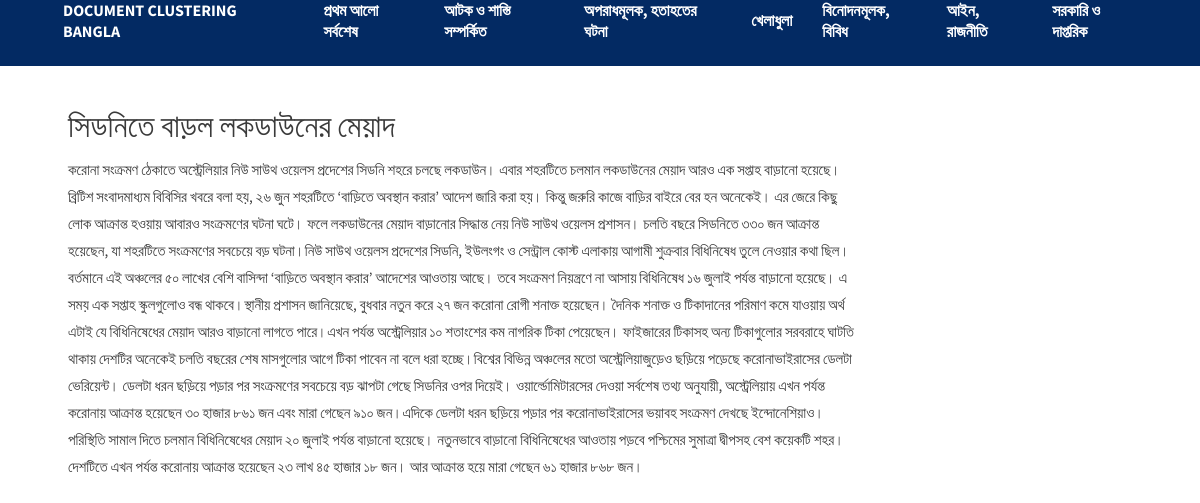
Page /particle/21 on the committed database.
### blog/models.py (models this page shows, shortened)
class Particle(models.Model):
    cluster = models.ForeignKey(Pcluster, on_delete=models.CASCADE)
    headline = models.CharField(max_length = 200, unique=True)
    content = models.CharField(max_length=2000,null=True, unique=True)

### blog/views.py (the view)
# urls.py: path('particle/<int:particle_id>', views.particle, name = "particle"),
def particle(request, particle_id):
    try:
        particle = Particle.objects.get(pk = particle_id)
        c = particle.cluster
        cl = Cluster.objects.get(cluster_no = c.cluster_no)
    except Particle.DoesNotExist :
        raise Http404("The Item Does not Exist")
    context = {'particle':particle,'cluster':cl}
    return render(request, 'particle.html', context)

### blog/templates/particle.html (shortened to what this page needs)
{% extends 'base.html' %}
{% block body %}
<div class="card-body col-lg-9">
    <div class="container">
        <div class="row" data-aos="fade-up">
            <h1>
                {{particle.headline}}
            </h1>
            <br><br>
            <p>
                {{particle.content}}
            </p>
        </div>
    </div>
</div>
<br>
<br>
{% endblock %}

### rows in the picture
Particle: headline "সিডনিতে বাড়ল লকডাউনের মেয়াদ", content "করোনা সংক্রমণ ঠেকাতে অস্ট্রেলিয়ার নিউ সাউথ ওয়েলস প্রদেশের সিডনি শহরে চলছে লকডাউন। এবার শহরটিতে চলমান লকডাউনের মেয়াদ আরও এক সপ্তাহ বাড়ানো হয়েছে।ব্রিটিশ সংবাদমাধ্যম বিবিসির খবরে বলা হয়, ২৬ জুন শহরটিতে ‘বাড়িতে অবস্থান করার’ আদেশ জারি করা হয়। কিন্তু জরুরি কাজে বাড়ির বাইরে বের হন অনেকেই। এর জেরে কিছু লোক আক্রান্ত হওয়ায় আবারও সংক্রমণের ঘটনা ঘটে। ফলে লকডাউনের মেয়াদ বাড়ানোর সিদ্ধান্ত নেয় নিউ সাউথ ওয়েলস প্রশাসন। চলতি বছরে সিডনিতে ৩৩০ জন আক্রান্ত হয়েছেন, যা শহরটিতে সংক্রমণের সবচেয়ে বড় ঘটনা।নিউ সাউথ ওয়েলস প্রদেশের সিডনি, ইউলংগং ও সেন্ট্রাল কোস্ট এলাকায় আগামী শুক্রবার বিধিনিষেধ তুলে নেওয়ার কথা ছিল। বর্তমানে এই অঞ্চলের ৫০ লাখের বেশি বাসিন্দা ‘বাড়িতে অবস্থান করার’ আদেশের আওতায় আছে। তবে সংক্রমণ নিয়ন্ত্রণে…"
